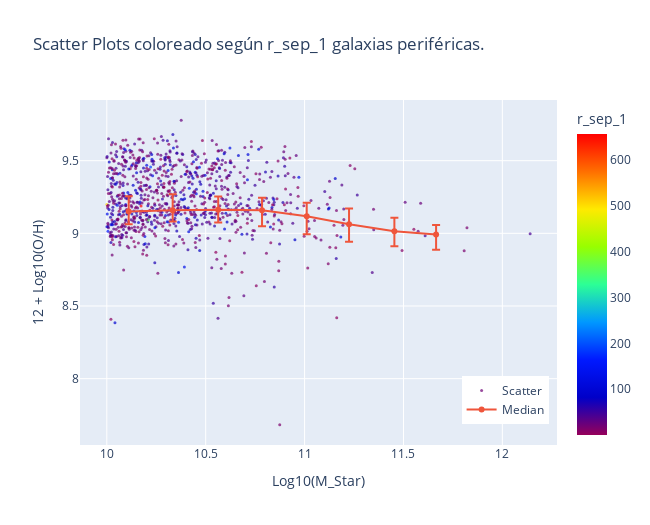

Here is the notebook cell this chart was saved with:
### Code cell
fig = go.Figure(data=[go.Scatter(x = xvar,y = yvar,
                                 name="Scatter",
                                 mode='markers',
                                 marker=dict(
                                 size=3,
                                 color=color,
                                 opacity=0.7,
                                 colorscale='Rainbow', 
                                 showscale=True,
                                 colorbar=dict(title=parametro)
                                 )
                    ),go.Scatter(x = xmedian,y = ymedian,
                                 name="Median",
                                 error_y=dict(type='data',
                                 symmetric=False,
                                 array=yerror[1],
                                 arrayminus=yerror[0])
    )])

fig.update_layout(title='Scatter Plots coloreado según '+parametro+' galaxias periféricas.')

fig.update_xaxes(title_text = 'Log10(M_Star)')

fig.update_yaxes(title_text = '12 + Log10(O/H)')

# fig.update_layout(showlegend=False)

fig.update_layout(legend=dict(
    yanchor="top",
    y=0.2,
    xanchor="left",
    x=0.8
))

fig.update_layout(
    autosize=False,
    width=650,
    height=525
    )

fig.show()

### Figure 1 — Plotly figure (JSON) as saved in the notebook; plotly's stock layout.template omitted (floating-point values rounded to 4 significant figures; data arrays with more than 128 entries replaced by an {"elided": "..."} marker saying what was removed)
{"data": [{"marker": {"color": {"elided": "921 float values"}, "colorbar": {"title": {"text": "r_sep_1"}}, "colorscale": [[0, "rgb(150,0,90)"], [0.125, "rgb(0,0,200)"], [0.25, "rgb(0,25,255)"], [0.375, "rgb(0,152,255)"], [0.5, "rgb(44,255,150)"], [0.625, "rgb(151,255,0)"], [0.75, "rgb(255,234,0)"], [0.875, "rgb(255,111,0)"], [1, "rgb(255,0,0)"]], "opacity": 0.7, "showscale": true, "size": 3}, "mode": "markers", "name": "Scatter", "type": "scatter", "x": {"elided": "921 float values"}, "y": {"elided": "921 float values"}}, {"error_y": {"array": [0.1059, 0.1097, 0.09017, 0.08599, 0.09335, 0.1083, 0.09263, 0.06478], "arrayminus": [0.08679, 0.07875, 0.08752, 0.109, 0.1234, 0.1202, 0.1034, 0.1051], "symmetric": false, "type": "data"}, "name": "Median", "type": "scatter", "x": [10.11, 10.33, 10.56, 10.78, 11.01, 11.22, 11.45, 11.66], "y": [9.15, 9.159, 9.163, 9.158, 9.117, 9.063, 9.014, 8.993]}], "layout": {"autosize": false, "height": 525, "legend": {"x": 0.8, "xanchor": "left", "y": 0.2, "yanchor": "top"}, "title": {"text": "Scatter Plots coloreado según r_sep_1 galaxias periféricas."}, "width": 650, "xaxis": {"autorange": true, "range": [9.864, 12.28], "title": {"text": "Log10(M_Star)"}, "type": "linear"}, "yaxis": {"autorange": true, "range": [7.543, 9.918], "title": {"text": "12 + Log10(O/H)"}, "type": "linear"}}}
